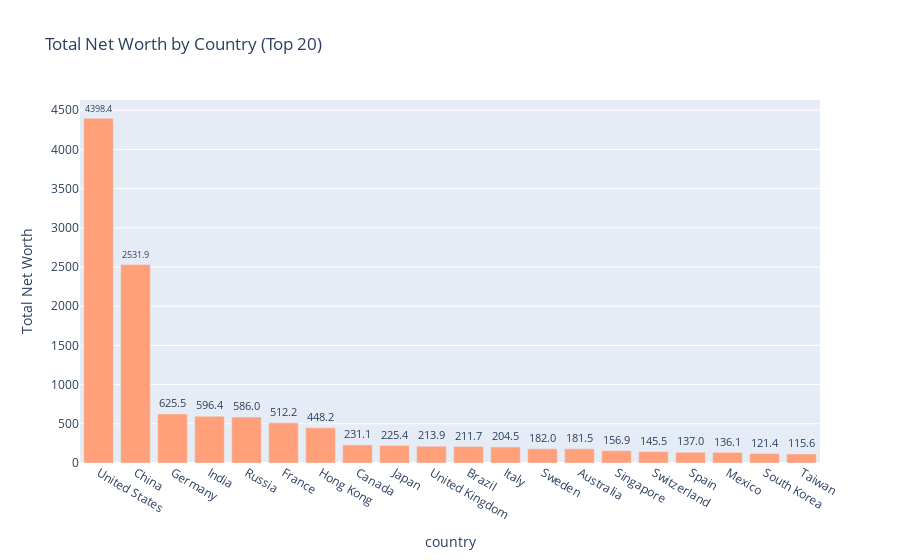
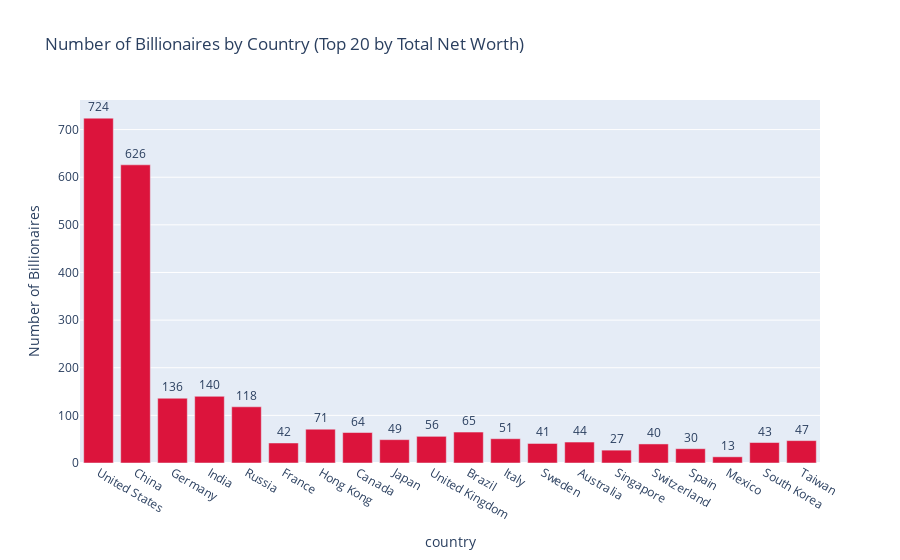

The notebook cell saved with these charts, in order:
### Markdown cell above
## How Does Wealth Vary by Country?

### Code cell
plot_worth_unstacked("country")

### Figure 1 — Plotly figure (JSON) as saved in the notebook; plotly's stock layout.template omitted (floating-point values rounded to 4 significant figures)
{"data": [{"alignmentgroup": "True", "hovertemplate": "country=%{x}<br>networth=%{text}<extra></extra>", "legendgroup": "", "marker": {"color": "lightsalmon", "pattern": {"shape": ""}}, "name": "", "offsetgroup": "", "orientation": "v", "showlegend": false, "text": ["4398.4", "2531.9", "625.5", "596.4", "586.0", "512.2", "448.2", "231.1", "225.4", "213.9", "211.7", "204.5", "182.0", "181.5", "156.9", "145.5", "137.0", "136.1", "121.4", "115.6"], "textposition": "outside", "type": "bar", "x": ["United States", "China", "Germany", "India", "Russia", "France", "Hong Kong", "Canada", "Japan", "United Kingdom", "Brazil", "Italy", "Sweden", "Australia", "Singapore", "Switzerland", "Spain", "Mexico", "South Korea", "Taiwan"], "xaxis": "x", "y": [4398.0, 2532.0, 625.5, 596.4, 586, 512.2, 448.2, 231.1, 225.4, 213.9, 211.7, 204.5, 182, 181.5, 156.9, 145.5, 137, 136.1, 121.4, 115.6], "yaxis": "y"}], "layout": {"barmode": "relative", "legend": {"tracegroupgap": 0}, "title": {"text": "Total Net Worth by Country (Top 20)"}, "xaxis": {"anchor": "y", "domain": [0, 1], "nticks": 30, "title": {"text": "country"}}, "yaxis": {"anchor": "x", "domain": [0, 1], "title": {"text": "Total Net Worth"}}}}

### Figure 2 — Plotly figure (JSON) as saved in the notebook; plotly's stock layout.template omitted (floating-point values rounded to 4 significant figures)
{"data": [{"alignmentgroup": "True", "hovertemplate": "country=%{x}<br>name=%{text}<extra></extra>", "legendgroup": "", "marker": {"color": "crimson", "pattern": {"shape": ""}}, "name": "", "offsetgroup": "", "orientation": "v", "showlegend": false, "text": ["724", "626", "136", "140", "118", "42", "71", "64", "49", "56", "65", "51", "41", "44", "27", "40", "30", "13", "43", "47"], "textposition": "outside", "type": "bar", "x": ["United States", "China", "Germany", "India", "Russia", "France", "Hong Kong", "Canada", "Japan", "United Kingdom", "Brazil", "Italy", "Sweden", "Australia", "Singapore", "Switzerland", "Spain", "Mexico", "South Korea", "Taiwan"], "xaxis": "x", "y": [724, 626, 136, 140, 118, 42, 71, 64, 49, 56, 65, 51, 41, 44, 27, 40, 30, 13, 43, 47], "yaxis": "y"}], "layout": {"barmode": "relative", "legend": {"tracegroupgap": 0}, "title": {"text": "Number of Billionaires by Country (Top 20 by Total Net Worth)"}, "xaxis": {"anchor": "y", "domain": [0, 1], "nticks": 30, "title": {"text": "country"}}, "yaxis": {"anchor": "x", "domain": [0, 1], "title": {"text": "Number of Billionaires"}}}}
